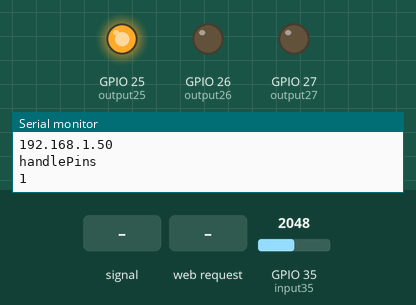
The sketch below on a simulated ESP32. On the bench: output pins drawn as LEDs (lit = HIGH), the last lines printed to the serial monitor. Dashed ring = blinking. The inputs (shaded band) are chosen by the test bench; at power-on: GPIO 35 (input35) = 2048. WiFi joins after 1.5 s; servers stay silent unless stated; EEPROM starts erased.

Above: at 2.7 s.
2.8 s: GPIO 35 (input35) fed a 200 Hz sine of ±327 counts around its level
At 3.4 s:
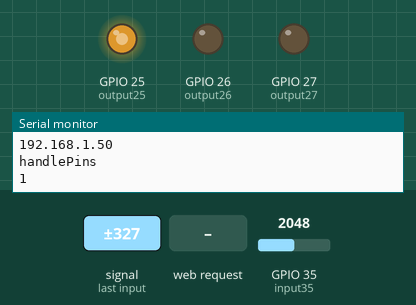
5.8 s: HTTP request GET /26/on received
At 7.0 s:
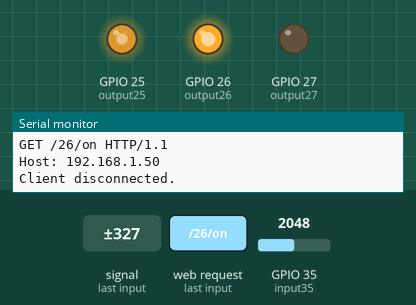
7.3 s: GPIO 35 (input35) set to 2866
At 7.7 s:
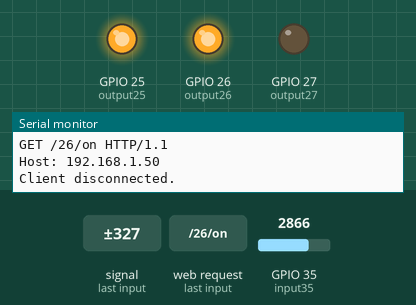
8.8 s: HTTP request GET /26/off received
At 10.0 s:
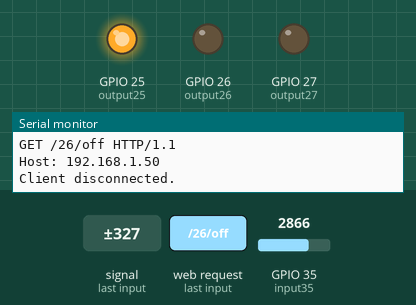
10.3 s: HTTP request GET /27/on received
At 11.2 s:
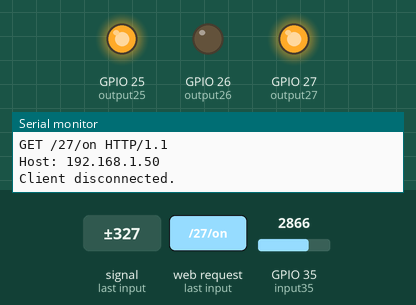
11.8 s: GPIO 35 (input35) fed a 2 Hz sine of ±1228 counts around its level
At 12.37 s:
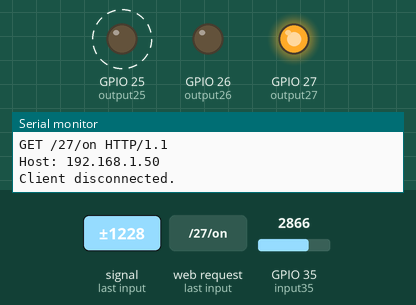
Timing chart, 0 to 15.8 s (numbered marks = the images above; inputs shaded):
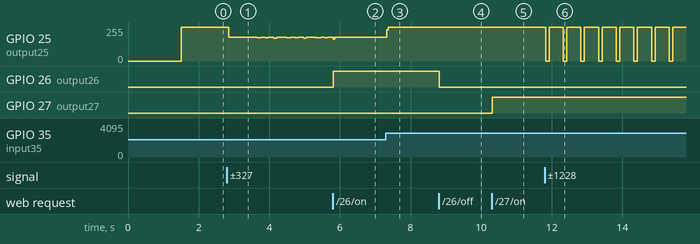

Measured:
- after the input at 2.8 s, GPIO 25 (output25): 255/255 → 179/255 after 0.05 s, then repeats every 0.84 s: 173/255 0.12 s, 179/255 0.12 s, 173/255 0.08 s, 179/255 0.16 s, 172/255 0.08 s, 179/255 0.28 s
- after the input at 5.8 s, GPIO 26 (output26): LOW → HIGH at once
- after the input at 7.3 s, GPIO 25 (output25): 177/255 → 255/255 at once
- after the input at 8.8 s, GPIO 26 (output26): HIGH → LOW at once
- after the input at 10.3 s, GPIO 27 (output27): LOW → HIGH at once
- after the input at 11.8 s, GPIO 25 (output25): alternates 255/255 for 0.40 s and 0/255 for 0.10 s, starting at once

The sketch:

arduinotest.ino
```cpp
#include <WiFi.h>
#include <Preferences.h>

const char* ssid = "Freezone_kappa";
const char* password = "15935755";

WiFiServer server(80);

String header;

// Current time
unsigned long currentTime = millis();
// Previous time
unsigned long previousTime = 0;
// Define timeout time in milliseconds (example: 2000ms = 2s)
const long timeoutTime = 2000;

Preferences preferences;
unsigned int counter;

const int output26 = 26;
const int output27 = 27;
const int output25 = 25;
const int input35 = 35;

String output26State = "off";
String output27State = "off";
String output25State = "off";
float voltValue;

TaskHandle_t pinTask;

void setupWifi(){
  Serial.print("Connecting to ");
  Serial.println(ssid);
  WiFi.begin(ssid, password);
  while (WiFi.status() != WL_CONNECTED) {
    delay(500);
    Serial.print(".");
  }
  // Print local IP address and start web server
  Serial.println("");
  Serial.println("WiFi connected.");
  Serial.println("IP address: ");
  Serial.println(WiFi.localIP());
  server.begin();
}

void setupStorage(){
  preferences.begin("storage", false); // False means read+write
  counter = preferences.getUInt("counter", 0);
}

void handlePins(void* parameter){//Core 0, "second" void loop function, control of the pins
  Serial.println("handlePins");
  Serial.println(xPortGetCoreID());
  for(;;){
    float adcValue = analogRead(input35);
    voltValue = ((adcValue * 3.3) / 4095);
    if(voltValue > 1.5){
      output25State = "on";
      digitalWrite(output25, HIGH);
    } else {
      output25State = "off";
      digitalWrite(output25, LOW);
    }
  }
}

void setupPins(){
  pinMode(output26, OUTPUT);
  pinMode(output27, OUTPUT);
  pinMode(output25, OUTPUT);
  pinMode(input35, INPUT); // adcValue = analogRead(ADCPIN);  voltValue = ((adcValue * 3.3) / 4095);

  digitalWrite(output26, LOW);
  digitalWrite(output27, LOW);
  digitalWrite(output25, LOW);

  xTaskCreatePinnedToCore( //create "second" void loop
      handlePins, // function that implements the task
      "Task1", // name of the task
      10000, // size of the task's stack, in words
      NULL, // parameters to pass to the task function
      0, // priority of the task
      &pinTask, // handle to the task, if needed
      0); // ID of the CPU core to run the task on (0 or 1) s
}

void setup() {
  Serial.begin(115200);
  Serial.println("setup ");
  Serial.println(xPortGetCoreID());
  setupWifi();
  setupStorage();
  setupPins();
}

void serveWebClient(){
  WiFiClient client = server.available();   // Listen for incoming clients

  if (client) {                             // If a new client connects,
    currentTime = millis();
    previousTime = currentTime;
    Serial.println("New Client.");          // print a message out in the serial port
    String currentLine = "";                // make a String to hold incoming data from the client
    counter++;
    while (client.connected() && currentTime - previousTime <= timeoutTime) {  // loop while the client's connected
      currentTime = millis();
      if (client.available()) {             // if there's bytes to read from the client,
        char c = client.read();             // read a byte, then
        Serial.write(c);                    // print it out the serial monitor
        header += c;
        if (c == '\n') {                    // if the byte is a newline character
          // if the current line is blank, you got two newline characters in a row.
          // that's the end of the client HTTP request, so send a response:
          if (currentLine.length() == 0) {
            // HTTP headers always start with a response code (e.g. HTTP/1.1 200 OK)
            // and a content-type so the client knows what's coming, then a blank line:
            client.println("HTTP/1.1 200 OK");
            client.println("Content-type:text/html");
            client.println("Connection: close");
            client.println();

            if (header.indexOf("GET /26/on") >= 0) {
              output26State = "on";
              digitalWrite(output26, HIGH);
            } else if (header.indexOf("GET /26/off") >= 0) {
              output26State = "off";
              digitalWrite(output26, LOW);
            } else if (header.indexOf("GET /27/on") >= 0) {
              output27State = "on";
              digitalWrite(output27, HIGH);
            } else if (header.indexOf("GET /27/off") >= 0) {
              output27State = "off";
              digitalWrite(output27, LOW);
            }

            // Display the HTML web page
            client.println("<!DOCTYPE html><html>");
            client.println("<head><meta name=\"viewport\" content=\"width=device-width, initial-scale=1\">");
            client.println("<link rel=\"icon\" href=\"data:,\">");
            // CSS to style the on/off buttons
            // Feel free to change the background-color and font-size attributes to fit your preferences
            client.println("<style>html { font-family: Helvetica; display: inline-block; margin: 0px auto; text-align: center;}");
            client.println(".button { background-color: #4CAF50; border: none; color: white; padding: 16px 40px;");
            client.println("text-decoration: none; font-size: 30px; margin: 2px; cursor: pointer;}");
            client.println(".button2 {background-color: #555555;}</style></head>");

            // Web Page Heading
            client.println("<body><h1>ESP32 Web Server</h1>");
            client.println("<p>");
            client.println(counter);
            client.println("</p>");
            client.println("<p>");
            client.println("Volt value: ");
            client.println(counter);
            client.println("</p>");

            if (output26State=="off") {
              client.println("<p>PIN 26 state: OFF</p>");
              client.println("<p><a href=\"/26/on\"><button class=\"button\">ON</button></a></p>");
            } else {
              client.println("<p>PIN 26 state: ON</p>");
              client.println("<p><a href=\"/26/off\"><button class=\"button button2\">OFF</button></a></p>");
            }
            if (output27State=="off") {
              client.println("<p>PIN 27 state: OFF</p>");
              client.println("<p><a href=\"/27/on\"><button class=\"button\">ON</button></a></p>");
            } else {
              client.println("<p>PIN 27 state: ON</p>");
              client.println("<p><a href=\"/27/off\"><button class=\"button button2\">OFF</button></a></p>");
            }
            client.println("<p>Input pin: 35</p>");
            if (output25State=="off") {
              client.println("<p>PIN 28 state: OFF</p>");
            } else {
              client.println("<p>PIN 28 state: ON</p>");
            }

            client.println("</body></html>");

            // The HTTP response ends with another blank line
            client.println();
            // Break out of the while loop
            break;
          } else { // if you got a newline, then clear currentLine
            currentLine = "";
          }
        } else if (c != '\r') {  // if you got anything else but a carriage return character,
          currentLine += c;      // add it to the end of the currentLine
        }
      }
    }
    // Clear the header variable
    header = "";
    // Close the connection
    preferences.putUInt("counter", counter);
    client.stop();
    Serial.println("Client disconnected.");
    Serial.println("");
  }
}

void loop() {
  serveWebClient();
}
```
